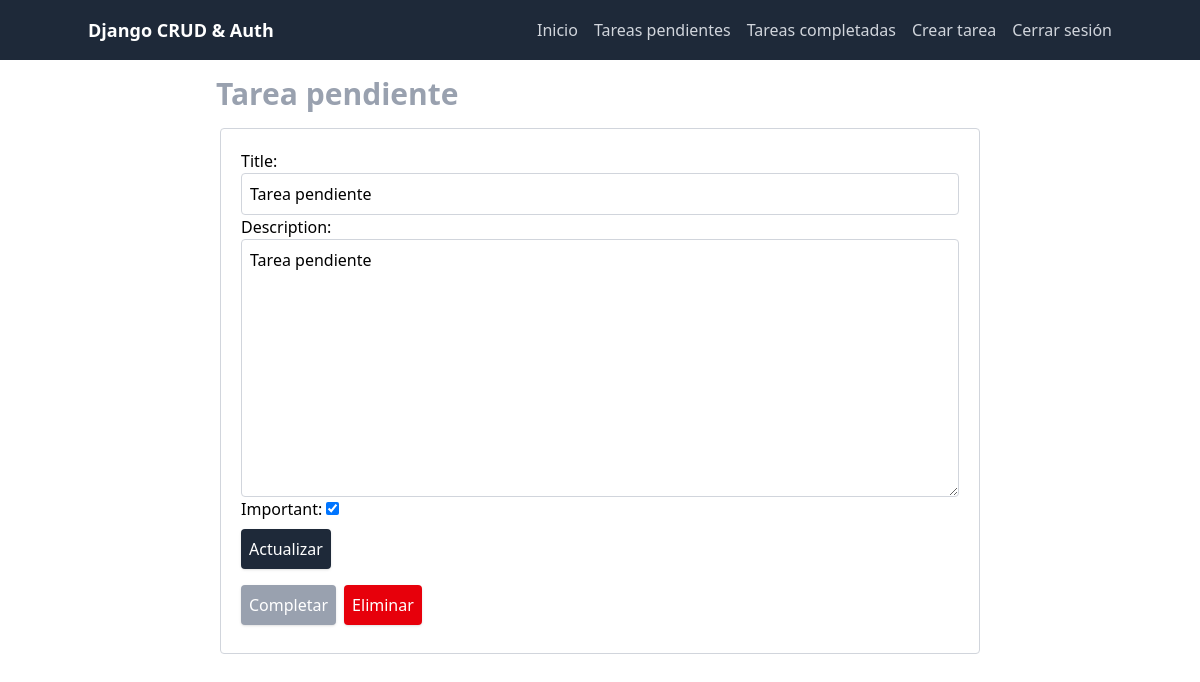
Screenshot of /tasks/7/ (signed in) with the database file from the repository.
### tasks/models.py (models this page shows, shortened)
class Task(models.Model):
    title = models.CharField(max_length=100)
    description = models.TextField(blank=True)
    created = models.DateTimeField(auto_now_add=True)
    completed = models.DateTimeField(null=True, blank=True)
    important = models.BooleanField(default=False)
    user = models.ForeignKey(User, on_delete=models.CASCADE)

### tasks/views.py (the view, shortened to what this page needs)
# urls.py: path('tasks/<int:id>/', views.show, name='show'),
@login_required
def show(request, id):
    task = get_object_or_404(Task, pk=id, user=request.user)
    if request.method == 'GET':
        form = TaskForm(instance=task)
        return render(request, 'tasks/show.html', {
            'task': task,
            'form': form,
        })

### tasks/forms.py
class TaskForm(forms.ModelForm):
    class Meta:
        model = Task
        fields = [
            'title',
            'description',
            'important'
        ]
        widgets = {
            'title': forms.TextInput(
                attrs={ 'class': 'w-full block p-2 border border-gray-300 rounded' }
            ),
            'description': forms.Textarea(
                attrs={ 'class': 'w-full block p-2 border border-gray-300 rounded' }
            ),
        }

### tasks/templates/tasks/show.html (shortened to what this page needs)
{% extends 'template.html' %}
{% block content %}
    <div class="grid grid-cols-6">
        <div class="col-start-2 col-span-4">
            <h1 class="text-3xl font-bold mb-4 mx-4 mt-4 text-gray-400">{{ task.title }}</h1>
            <div class="block border border-gray-300 rounded mx-5 p-5">
                <form method="POST">
                    {{ form.as_p }}
                    <button class="cursor-pointer my-2 bg-gray-800 text-white p-2 rounded shadow">
                        Actualizar
                    </button>
                </form>
                <div class="flex gap-2">
                    <form action="{% url 'complete' task.id %}" method="POST">
                        <button class="cursor-pointer my-2 bg-gray-400 text-white p-2 rounded shadow">
                            Completar
                        </button>
                    </form>
                    <form action="{% url 'delete' task.id %}" method="POST">
                        <button class="cursor-pointer my-2 bg-red-600 text-white p-2 rounded shadow">
                            Eliminar
                        </button>
                    </form>
                </div>
            </div>
        </div>
    </div>
{% endblock %}

### rows the page displays
Task: title "Tarea pendiente", description "Tarea pendiente", important "☑"
